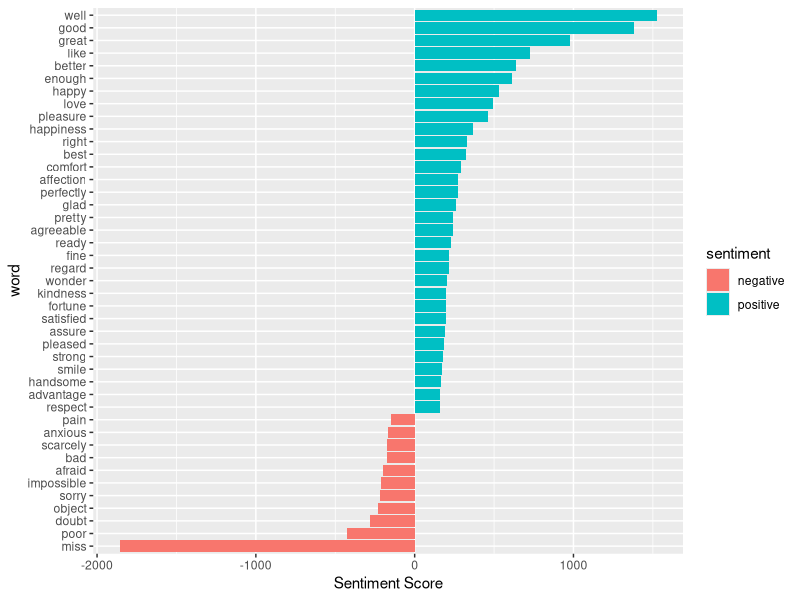
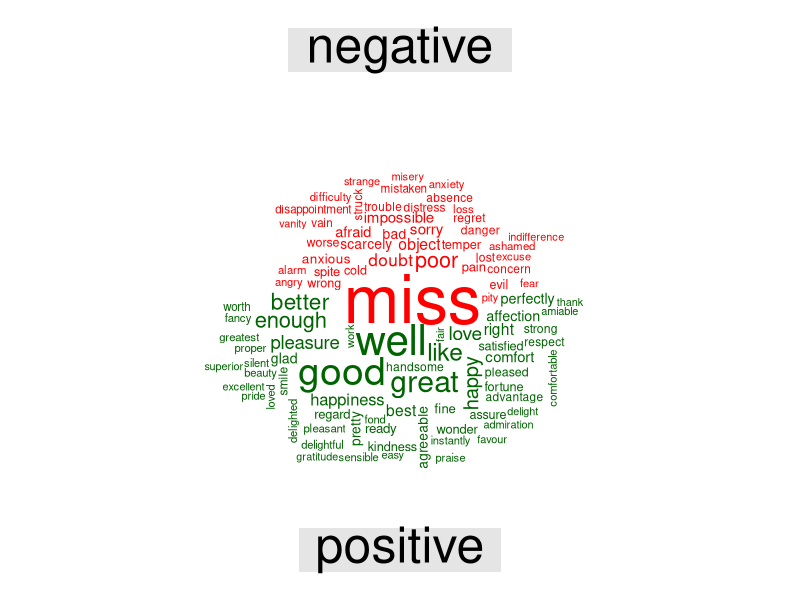

Recreate these plots in R, in order.
#Sentiment Analysis
library(tidytext)
data=sentiments
#The bing lexicon model on the other hand, 
#classifies the sentiment into a binary category of negative or positive.
#retrieve these lexicons using the get_sentiments() function
result=get_sentiments("bing")

#########Performing Sentiment Analysis with the Inner Join#############
#The janeaustenr package will provide us with the textual data in the form of books authored by the novelist
#Jane Austen. Tidytext will allow us to perform efficient text analysis on our data. We will convert the text
#of our books into a tidy format using unnest_tokens() function.

library(janeaustenr)
library(stringr)
library(dplyr)
a=austen_books()
##1st we need to split the multiple words into each row of the novel into the data format of one word per row.
##the function unnest_tokens splts the table into one-token-per-row. This function supports non-standard 
# str_detect - Detect the presence or absence of a pattern in a string.
tidy_data=austen_books() %>%
  group_by(book) %>%
  mutate(linenumber= row_number(),
         chapter = cumsum(str_detect(text,regex("^chapter [\\divxlc]",ignore_case = TRUE)))) %>%
  ungroup() %>%
  unnest_tokens(word,text)
##We will now make use of the "bing" lexicon to and implement filter() over the words that correspond
#to joy. We will use the book Emma and derive its words to implement out sentiment 
#analysis model.
positive_senti <- get_sentiments("bing") %>%
  filter(sentiment == "positive")
count=tidy_data %>%
  filter(book == "Emma") %>%
  semi_join(positive_senti) %>%
  count(word, sort = TRUE)
##we will use spread() function to segregate our data into separate columns of positive and negative 
#sentiments. We will then use the mutate() function to calculate the total sentiment, that is, the 
#difference between positive and negative sentiment.
library(tidyr)
data=get_sentiments("bing")
Emma_senti=tidy_data %>%
  inner_join(data) %>%
  count(book="Emma",index=linenumber%/%80,sentiment) %>%
  spread(sentiment,n,fill=0) %>%
  mutate(sentiment=positive-negative)
##proceed towards counting the most common positive and negative words that are present in the novel.
counting_words <- tidy_data %>%
  inner_join(data) %>%
  count(word, sentiment, sort = TRUE)
head(counting_words)

##We will use ggplot() function to visualize our data based on their scores.
library(ggplot2)
counting_words %>%
  filter(n > 150) %>%
  mutate(n = ifelse(sentiment == "negative", -n, n)) %>%
  mutate(word = reorder(word, n)) %>%
  ggplot(aes(word, n, fill = sentiment))+
  geom_col() +
  coord_flip() +
  labs(y = "Sentiment Score")
##we will use the comparision.cloud() function to plot both negative and positive words 
##in a single wordcloud
library(reshape2)
library(wordcloud)
win.graph(10,10,0.2)
tidy_data %>%
  inner_join(data) %>%
  count(word, sentiment, sort = TRUE) %>%
  acast(word ~ sentiment, value.var = "n", fill = 0) %>%
  comparison.cloud(colors = c("red", "dark green"),
                   max.words = 100)
